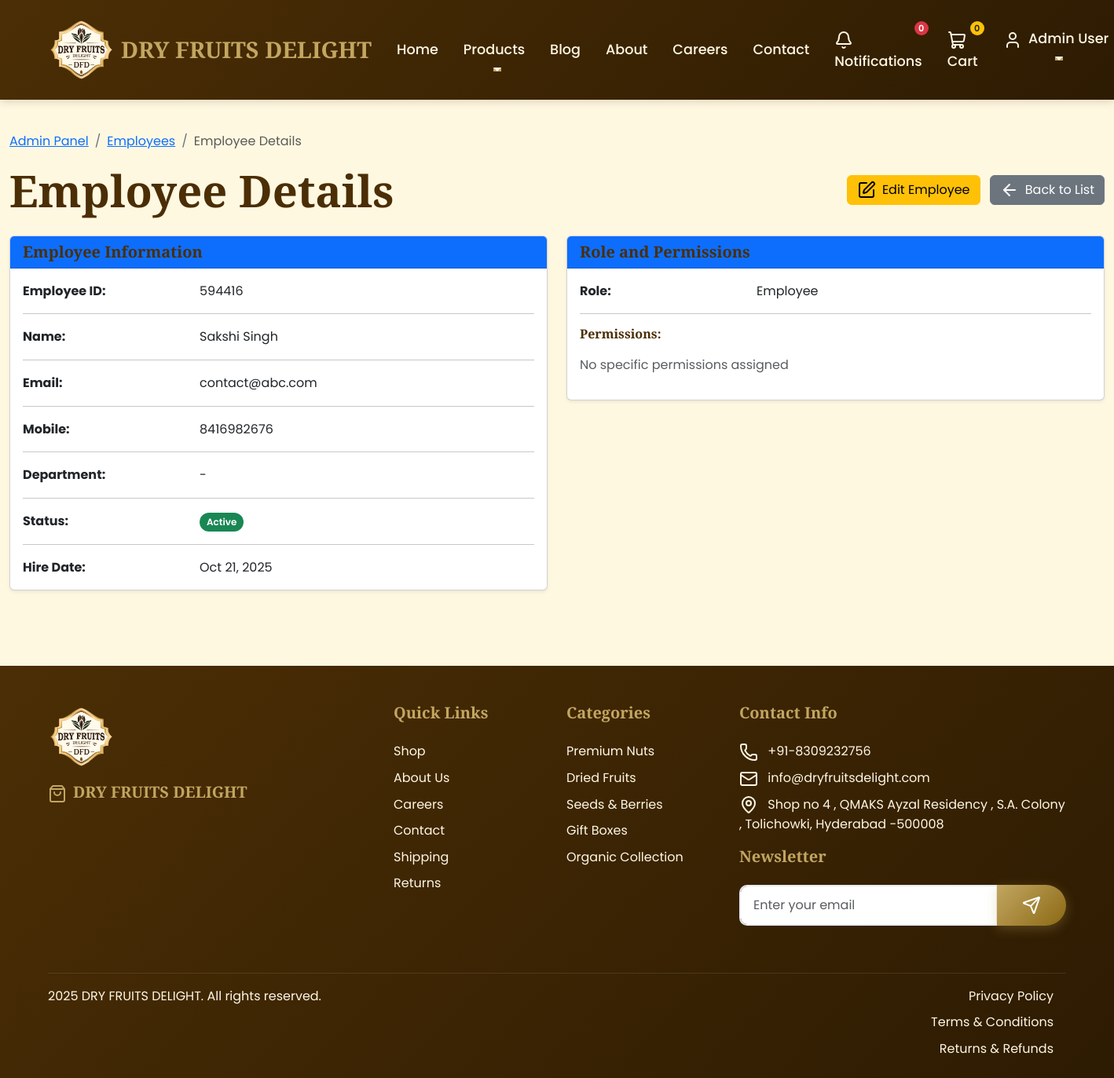
The app's page /api/users/employees/1/ (signed in) with its own data.
### apps/users/models.py (models this page shows, shortened)
class User(AbstractUser):
    full_name = models.CharField(max_length=100)
    mobile = models.CharField(max_length=15, blank=True)
    role = models.ForeignKey(Role, on_delete=models.PROTECT, null=True)
    is_active = models.BooleanField(default=True)
    date_joined = models.DateTimeField(default=timezone.now)
    def has_permission(self, module, permission_type):
        if not self.role:
            return False
        if self.role.name == 'admin':
            return True
        try:
            perm = Permission.objects.get(role=self.role, module=module)
            return getattr(perm, f'can_{permission_type}', False)
        except Permission.DoesNotExist:
            return False

class Employee(models.Model):
    user = models.OneToOneField(User, on_delete=models.CASCADE)
    employee_id = models.CharField(max_length=20, unique=True)
    department = models.CharField(max_length=50, blank=True)
    hire_date = models.DateField(default=timezone.now)
    status = models.CharField(max_length=20, choices=[
        ('active', 'Active'),
        ('inactive', 'Inactive'),
        ('suspended', 'Suspended'),
    ], default='active')

class Role(models.Model):
    ROLE_CHOICES = [
        ('admin', 'Administrator'),
        ('employee', 'Employee'),
        ('customer', 'Customer'),
    ]
    name = models.CharField(max_length=20, choices=ROLE_CHOICES, unique=True)
    description = models.TextField(blank=True)
    created_at = models.DateTimeField(default=timezone.now)

### apps/cms/models.py (models this page shows, shortened)
class FooterContent(models.Model):
    business_name = models.CharField(max_length=100, default="DRY FRUITS DELIGHT")
    copyright_text = models.CharField(max_length=200, default="© 2024 DRY FRUITS DELIGHT. All rights reserved.")
    address = models.TextField()
    phone = models.CharField(max_length=20)
    email = models.EmailField()
    facebook_url = models.URLField(blank=True)
    instagram_url = models.URLField(blank=True)
    twitter_url = models.URLField(blank=True)
    youtube_url = models.URLField(blank=True)
    is_active = models.BooleanField(default=True)
    updated_at = models.DateTimeField(auto_now=True)
    class Meta:
        verbose_name = "Footer Content"
        verbose_name_plural = "Footer Content"

### apps/users/views.py (the view)
# urls.py: path('employees/<int:employee_id>/', views.employee_detail, name='employee_detail'),
@login_required
def employee_detail(request, employee_id):
    if not request.user.has_permission('employees', 'view'):
        messages.error(request, 'Access denied.')
        return redirect('core:dashboard')
    employee = get_object_or_404(Employee.objects.select_related('user'), id=employee_id)
    context = {
        'employee': employee,
    }
    return render(request, 'users/employee_detail.html', context)

### templates/users/employee_detail.html (shortened to what this page needs)
{% extends 'base.html' %}
{% load static %}
{% block content %}
<div class="container-fluid py-4">
    <div class="row">
        <div class="col-12">
            <nav aria-label="breadcrumb">
                <ol class="breadcrumb">
                    <li class="breadcrumb-item"><a href="{% url 'core:admin_panel' %}">Admin Panel</a></li>
                    <li class="breadcrumb-item"><a href="{% url 'users:employee_list' %}">Employees</a></li>
                    <li class="breadcrumb-item active" aria-current="page">Employee Details</li>
                </ol>
            </nav>
            <div class="d-flex justify-content-between align-items-center mb-4">
                <h1 class="display-4 fw-bold mb-0">Employee Details</h1>
                <div>
                    <a href="{% url 'users:employee_edit' employee.id %}" class="btn btn-warning">
                        <i data-lucide="edit" class="me-2"></i>Edit Employee
                    </a>
                    <a href="{% url 'users:employee_list' %}" class="btn btn-secondary ms-2">
                        <i data-lucide="arrow-left" class="me-2"></i>Back to List
                    </a>
                </div>
            </div>
            <div class="row">
                <div class="col-lg-6">
                    <div class="card shadow-sm mb-4">
                        <div class="card-header bg-primary text-white">
                            <h5 class="mb-0">Employee Information</h5>
                        </div>
                        <div class="card-body">
                            <div class="row">
                                <div class="col-sm-4"><strong>Employee ID:</strong></div>
                                <div class="col-sm-8">{{ employee.employee_id }}</div>
                            </div>
                            <hr>
                            <div class="row">
                                <div class="col-sm-4"><strong>Name:</strong></div>
                                <div class="col-sm-8">{{ employee.user.full_name }}</div>
                            </div>
                            <hr>
                            <div class="row">
                                <div class="col-sm-4"><strong>Email:</strong></div>
                                <div class="col-sm-8">{{ employee.user.email }}</div>
                            </div>
                            <hr>
                            <div class="row">
                                <div class="col-sm-4"><strong>Mobile:</strong></div>
                                <div class="col-sm-8">{{ employee.user.mobile|default:"-" }}</div>
                            </div>
                            <hr>
                            <div class="row">
                                <div class="col-sm-4"><strong>Department:</strong></div>
                                <div class="col-sm-8">{{ employee.department|default:"-" }}</div>
                            </div>
                            <hr>
                            <div class="row">
                                <div class="col-sm-4"><strong>Status:</strong></div>
                                <div class="col-sm-8">
                                    <span class="badge bg-{% if employee.status == 'active' %}success{% elif employee.status == 'inactive' %}secondary{% else %}danger{% endif %}">
                                        {{ employee.get_status_display }}
                                    </span>
                                </div>
                            </div>
                            <hr>
                            <div class="row">
                                <div class="col-sm-4"><strong>Hire Date:</strong></div>
                                <div class="col-sm-8">{{ employee.hire_date|date:"M d, Y" }}</div>
                            </div>
                        </div>
                    </div>
                </div>
                <div class="col-lg-6">
                    <div class="card shadow-sm">
                        <div class="card-header bg-primary text-white">
                            <h5 class="mb-0">Role and Permissions</h5>
                        </div>
                        <div class="card-body">
                            <div class="row">
                                <div class="col-sm-4"><strong>Role:</strong></div>
                                <div class="col-sm-8">{{ employee.user.role.get_name_display|default:"-" }}</div>
                            </div>
                            <hr>
                            {% if employee.user.role %}
                            <h6>Permissions:</h6>
                            <div class="mt-3">
                                {% for permission in employee.user.role.permissions.all %}
                                <div class="row mb-2">
                                    <div class="col-sm-4">{{ permission.get_module_display }}</div>
                                    <div class="col-sm-8">
                                        {% if permission.can_view %}<span class="badge bg-info me-1">View</span>{% endif %}
                                        {% if permission.can_add %}<span class="badge bg-success me-1">Add</span>{% endif %}
                                        {% if permission.can_edit %}<span class="badge bg-warning me-1">Edit</span>{% endif %}
                                        {% if permission.can_delete %}<span class="badge bg-danger me-1">Delete</span>{% endif %}
                                    </div>
                                </div>
                                {% empty %}
                                <p class="text-muted">No specific permissions assigned</p>
                                {% endfor %}
                            </div>
                            {% else %}
                            <p class="text-muted">No role assigned</p>
                            {% endif %}
                        </div>
                    </div>
                </div>
            </div>
        </div>
    </div>
</div>
{% endblock %}

### templates/base.html (shortened to what this page needs)
<!DOCTYPE html>
<html lang="en">
{% load static %}
<head>
    <link href="https://cdn.jsdelivr.net/npm/bootstrap@5.3.0/dist/css/bootstrap.min.css" rel="stylesheet">
    <link href="{% static 'css/style.css' %}" rel="stylesheet">
</head>
<body class="{% if user.is_authenticated %}authenticated{% endif %}">
    <nav class="navbar navbar-expand-lg navbar-dark">
        <div class="container">
            <a class="navbar-brand" href="{% url 'core:home' %}">
                <img src="{% static 'images/dry fruits logo.png' %}" alt="DRY FRUITS DELIGHT Logo" class="me-2" style="height: 85px; width: auto; object-fit: contain;">
                DRY FRUITS DELIGHT
            </a>
            <div class="collapse navbar-collapse" id="navbarNav">
                <ul class="navbar-nav me-auto">
                    <li class="nav-item">
                        <a class="nav-link" href="{% url 'core:home' %}">Home</a>
                    </li>
                    <li class="nav-item dropdown">
                        <a class="nav-link dropdown-toggle" href="#" id="navbarDropdown" role="button" data-bs-toggle="dropdown">
                            Products
                        </a>
                    </li>
                    <li class="nav-item">
                        <a class="nav-link" href="{% url 'blog:home' %}">Blog</a>
                    </li>
                    <li class="nav-item">
                        <a class="nav-link" href="{% url 'cms:page_view' 'about' %}">About</a>
                    </li>
                    <li class="nav-item">
                        <a class="nav-link" href="{% url 'cms:page_view' 'careers' %}">Careers</a>
                    </li>
                    <li class="nav-item">
                        <a class="nav-link" href="{% url 'cms:page_view' 'contact' %}">Contact</a>
                    </li>
                </ul>
                <ul class="navbar-nav">
                    {% if user.is_authenticated %}
                        <li class="nav-item">
                            <a class="nav-link" href="#" id="notificationBell" data-bs-toggle="dropdown" aria-expanded="false">
                                <i data-lucide="bell" class="me-1"></i>
                                Notifications <span class="badge bg-danger notification-count">0</span>
                            </a>
                        </li>
                        <li class="nav-item">
                            <a class="nav-link" href="{% url 'core:cart' %}">
                                <i data-lucide="shopping-cart" class="me-1"></i>
                                Cart <span class="badge bg-warning text-dark cart-count">0</span>
                            </a>
                        </li>
                        <li class="nav-item dropdown">
                            <a class="nav-link dropdown-toggle user-menu" href="#" id="navbarDropdown" role="button" data-bs-toggle="dropdown">
                                <i data-lucide="user" class="me-1"></i>
                                {{ user.full_name|default:user.username }}
                            </a>
                        </li>
                    {% endif %}
                </ul>
            </div>
        </div>
    </nav>
    <div id="notification-popup-container" class="position-fixed bottom-0 end-0 p-3" style="z-index: 1050;"></div>
    <main>
        {% block content %}{% endblock %}
    </main>
    <footer class="footer">
        <div class="container">
            <div class="row">
                <div class="col-lg-4 col-md-6 mb-4">
                    {% if footer_content %}
                        <img src="{% static 'images/dry fruits logo.png' %}" alt="DRY FRUITS DELIGHT Logo" class="mb-3" style="height: 85px; width: auto; object-fit: contain;">
                        <h5><i data-lucide="shopping-bag" class="me-2"></i>{{ footer_content.business_name }}</h5>
                        <div class="d-flex">
                        </div>
                    {% endif %}
                </div>
                <div class="col-lg-2 col-md-6 mb-4">
                    <h5>Quick Links</h5>
                    <ul class="list-unstyled">
                        <li><a href="{% url 'core:shop' %}">Shop</a></li>
                        <li><a href="{% url 'cms:page_view' 'about' %}">About Us</a></li>
                        <li><a href="{% url 'cms:page_view' 'careers' %}">Careers</a></li>
                        <li><a href="{% url 'cms:page_view' 'contact' %}">Contact</a></li>
                        <li><a href="{% url 'cms:page_view' 'shipping' %}">Shipping</a></li>
                        <li><a href="{% url 'cms:page_view' 'returns' %}">Returns</a></li>
                    </ul>
                </div>
                <div class="col-lg-2 col-md-6 mb-4">
                    <h5>Categories</h5>
                    <ul class="list-unstyled">
                        <li><a href="{% url 'core:shop' %}?category=1">Premium Nuts</a></li>
                        <li><a href="{% url 'core:shop' %}?category=2">Dried Fruits</a></li>
                        <li><a href="{% url 'core:shop' %}?category=3">Seeds & Berries</a></li>
                        <li><a href="{% url 'core:shop' %}?category=4">Gift Boxes</a></li>
                        <li><a href="{% url 'core:shop' %}?category=5">Organic Collection</a></li>
                    </ul>
                </div>
                <div class="col-lg-4 col-md-6 mb-4">
                    <h5>Contact Info</h5>
                    {% if footer_content %}
                        <ul class="list-unstyled">
                            <li class="mb-2">
                                <i data-lucide="phone" class="me-2"></i>
                                {{ footer_content.phone }}
                            </li>
                            <li class="mb-2">
                                <i data-lucide="mail" class="me-2"></i>
                                {{ footer_content.email }}
                            </li>
                            <li class="mb-3">
                                <i data-lucide="map-pin" class="me-2"></i>
                                {{ footer_content.address|linebreaksbr }}
                            </li>
                        </ul>
                    {% endif %}
                    <h5>Newsletter</h5>
                    <form id="newsletter-form">
                        <div class="input-group">
                            <input type="email" id="newsletter-email" class="form-control" placeholder="Enter your email" required>
                            <button class="btn btn-primary" type="submit">
                                <i data-lucide="send"></i>
                            </button>
                        </div>
                    </form>
                </div>
            </div>
            <div class="footer-bottom">
                <div class="row">
                    <div class="col-md-6">
                        {% if footer_content %}
                            <p>{{ footer_content.copyright_text }}</p>
                        {% else %}
                            <p>&copy; 2025 Dry Fruit House. All rights reserved.</p>
                        {% endif %}
                    </div>
                    <div class="col-md-6 text-end" style="white-space: nowrap;">
                        <a href="{% url 'cms:page_view' 'privacy' %}" class="me-3">Privacy Policy</a>
                        <a href="{% url 'cms:page_view' 'terms' %}" class="me-3">Terms & Conditions</a>
                        <a href="{% url 'cms:page_view' 'returns' %}" class="me-3">Returns & Refunds</a>
                    </div>
                </div>
            </div>
        </div>
    </footer>
</body>
</html>

### records on screen
User: full_name "Admin User"
Employee: employee_id "594416", user.full_name "Sakshi Singh", user.email "contact@abc.com", user.mobile "8416982676", department "-", status "Active", hire_date "Oct 21, 2025", user.role.name "Employee"
FooterContent: business_name "DRY FRUITS DELIGHT", phone "+91-8309232756", email "info@dryfruitsdelight.com", address "Shop no 4 , QMAKS Ayzal Residency , S.A. Colony , Tolichowki, Hyderabad -500008", copyright_text "2025 DRY FRUITS DELIGHT. All rights reserved."
